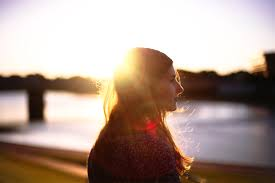
#> input picture images.png, 275 x 183 px
$ python inpainting.py
#> lines starting #> are read from the running program, lines starting #| are printed output that depends on the picture; after the words box and inside, x2 and y2 are one past the last pixel; in counts of white or black regions, pixels touching at a corner belong together
import cv2
import numpy as np
import matplotlib.pyplot as plt

def load_image(image_path):
    """Load image in RGB format"""
#> called with image_path = 'images.png'
    img = cv2.imread(image_path)
#> img is the input picture: shape (183, 275, 3); mean B, G, R 143.5, 154.6, 174.4
    return cv2.cvtColor(img, cv2.COLOR_BGR2RGB)

def detect_flare_region(img, threshold=240):
    """
    Detect bright flare regions using thresholding
    Returns a binary mask of the flare area
    """
#> called with threshold = 240
    # Convert to grayscale
    gray = cv2.cvtColor(img, cv2.COLOR_RGB2GRAY)
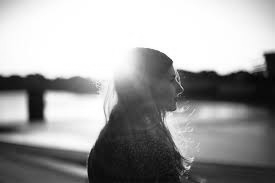
#> gray: shape (183, 275); min 1, max 255, mean 159.2

    # Threshold to find very bright regions
    _, mask = cv2.threshold(gray, threshold, 255, cv2.THRESH_BINARY)
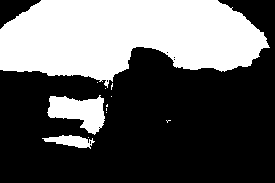
#> mask: shape (183, 275); 36.7% white; 12 white regions (9 under 20 px), largest, box (x1, y1, x2, y2) and area: (0, 0, 270, 88) 16663, (47, 95, 105, 135) 1379, (42, 135, 95, 149) 396

    # Dilate to capture surrounding affected areas
    kernel = np.ones((15, 15), np.uint8)
    mask = cv2.dilate(mask, kernel, iterations=2)
#> mask: shape (183, 275); 60.5% white; 3 black regions (1 under 20 px), largest, box (x1, y1, x2, y2) and area: (0, 65, 275, 183) 19680, (257, 0, 275, 18) 173

    return mask

def method1_telea_inpainting(img, mask):
    """
    Method 1: Telea's Inpainting Algorithm
    Fast marching method - good for smaller regions
    """
    result = cv2.inpaint(img, mask, inpaintRadius=5, flags=cv2.INPAINT_TELEA)
    return result

def method2_ns_inpainting(img, mask):
    """
    Method 2: Navier-Stokes Inpainting
    Better for larger regions and preserving structure
    """
    result = cv2.inpaint(img, mask, inpaintRadius=5, flags=cv2.INPAINT_NS)
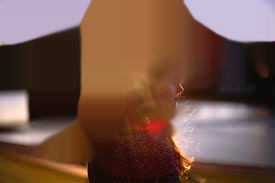
#> result: shape (183, 275, 3); mean R, G, B 115.4, 83, 70.3
    return result

def method3_bilateral_reconstruction(img, mask):
    # Apply bilateral filter to reduce flare while preserving edges
    bilateral = cv2.bilateralFilter(img, d=9, sigmaColor=100, sigmaSpace=100)

    # Create inverse mask (areas to keep from original)
    inv_mask = cv2.bitwise_not(mask)

    # Normalize masks for blending
    mask_3ch = cv2.cvtColor(mask, cv2.COLOR_GRAY2RGB).astype(float) / 255.0
    inv_mask_3ch = cv2.cvtColor(inv_mask, cv2.COLOR_GRAY2RGB).astype(float) / 255.0

    # Blend: use filtered image in flare areas, original elsewhere
    result = (bilateral.astype(float) * mask_3ch +
              img.astype(float) * inv_mask_3ch).astype(np.uint8)

    return result

def method4_morphological_reconstruction(img, mask):
    """
    Method 4: Morphological operations + Gaussian blending
    """
    # Close operation to fill small gaps
    kernel = np.ones((5, 5), np.uint8)
    closed_mask = cv2.morphologyEx(mask, cv2.MORPH_CLOSE, kernel)
#> closed_mask: shape (183, 275); 60.6% white; 2 black regions, box (x1, y1, x2, y2) and area: (0, 67, 275, 183) 19664, (259, 0, 275, 15) 165

    # Gaussian blur the affected region heavily
    blurred = cv2.GaussianBlur(img, (51, 51), 0)
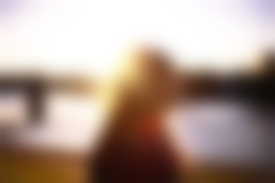
#> blurred: shape (183, 275, 3); mean R, G, B 174.4, 154.6, 143.6

    # Create smooth transition mask
    mask_smooth = cv2.GaussianBlur(closed_mask, (7, 7), 0).astype(float) / 255.0
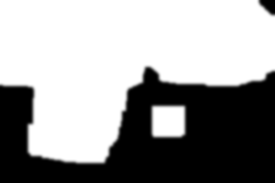
#> mask_smooth: shape (183, 275) float64; min 0, max 1, mean 0.606
    mask_smooth_3ch = np.stack([mask_smooth] * 3, axis=-1)

    # Blend original and blurred based on smooth mask
    result = (img.astype(float) * (1 - mask_smooth_3ch) +
              blurred.astype(float) * mask_smooth_3ch).astype(np.uint8)

    return result

def method5_multiscale_decomposition(img, mask):
    """
    Method 5: Multi-scale decomposition with guided filter
    Separates base and detail, removes flare from base layer
    """
    # Convert to float
    img_float = img.astype(float) / 255.0

    # Create base layer using guided filter (approximation with bilateral)
    base = cv2.bilateralFilter(img, d=15, sigmaColor=80, sigmaSpace=80).astype(float) / 255.0

    # Detail layer
    detail = img_float - base

    # Remove flare from base layer
    mask_3ch = cv2.cvtColor(mask, cv2.COLOR_GRAY2RGB).astype(float) / 255.0
    base_filtered = cv2.GaussianBlur((base * 255).astype(np.uint8), (31, 31), 0).astype(float) / 255.0

    base_corrected = base * (1 - mask_3ch) + base_filtered * mask_3ch
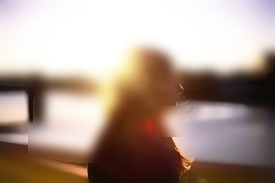
#> base_corrected: shape (183, 275, 3) float64; mean R, G, B 0.683, 0.606, 0.564

    # Reconstruct with attenuated detail in flare regions
    detail_attenuated = detail * (1 - mask_3ch * 0.7)
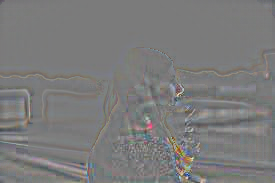
#> detail_attenuated: shape (183, 275, 3) float64; mean R, G, B 0.000359, 7.72e-05, -0.000188; drawn with min black and max white
    result = base_corrected + detail_attenuated

    # Clip and convert back
    result = np.clip(result * 255, 0, 255).astype(np.uint8)

    return result

def visualize_results(img, mask, results, titles):
    """
    Display original, mask, and all results
    """
    n_results = len(results)
#> n_results = 5
    fig, axes = plt.subplots(2, 4, figsize=(20, 10))
    axes = axes.ravel()

    # Original image
    axes[0].imshow(img)
    axes[0].set_title('Original Image', fontsize=12, fontweight='bold')
    axes[0].axis('off')

    # Detected mask
    axes[1].imshow(mask, cmap='gray')
    axes[1].set_title('Detected Flare Mask', fontsize=12, fontweight='bold')
    axes[1].axis('off')

    # Results
    for i, (result, title) in enumerate(zip(results, titles)):
        axes[i + 2].imshow(result)
        axes[i + 2].set_title(title, fontsize=12, fontweight='bold')
        axes[i + 2].axis('off')
#> this loop made 5 passes
#> title on passes 1 to 5: 'Method 1: Telea Inpainting', 'Method 2: Navier-Stokes', 'Method 3: Bilateral Filter', 'Method 4: Morphological', 'Method 5: Multiscale'

    plt.tight_layout()
    plt.show()

# Main execution
if __name__ == "__main__":
    # Load your image
    image_path = "images.png"  # Replace with your image path
    img = load_image(image_path)

    # Detect flare region
    mask = detect_flare_region(img, threshold=240)

    # Apply different methods
    result1 = method1_telea_inpainting(img, mask)
    result2 = method2_ns_inpainting(img, mask)
    result3 = method3_bilateral_reconstruction(img, mask)
    result4 = method4_morphological_reconstruction(img, mask)
    result5 = method5_multiscale_decomposition(img, mask)

    results = [result1, result2, result3, result4, result5]
    titles = [
        'Method 1: Telea Inpainting',
        'Method 2: Navier-Stokes',
        'Method 3: Bilateral Filter',
        'Method 4: Morphological',
        'Method 5: Multiscale'
    ]

    # Visualize
    visualize_results(img, mask, results, titles)

    # Save the best result (you can choose based on visual inspection)
    cv2.imwrite('result_telea.jpg', cv2.cvtColor(result1, cv2.COLOR_RGB2BGR))
    print("Processing complete! Results saved.")
